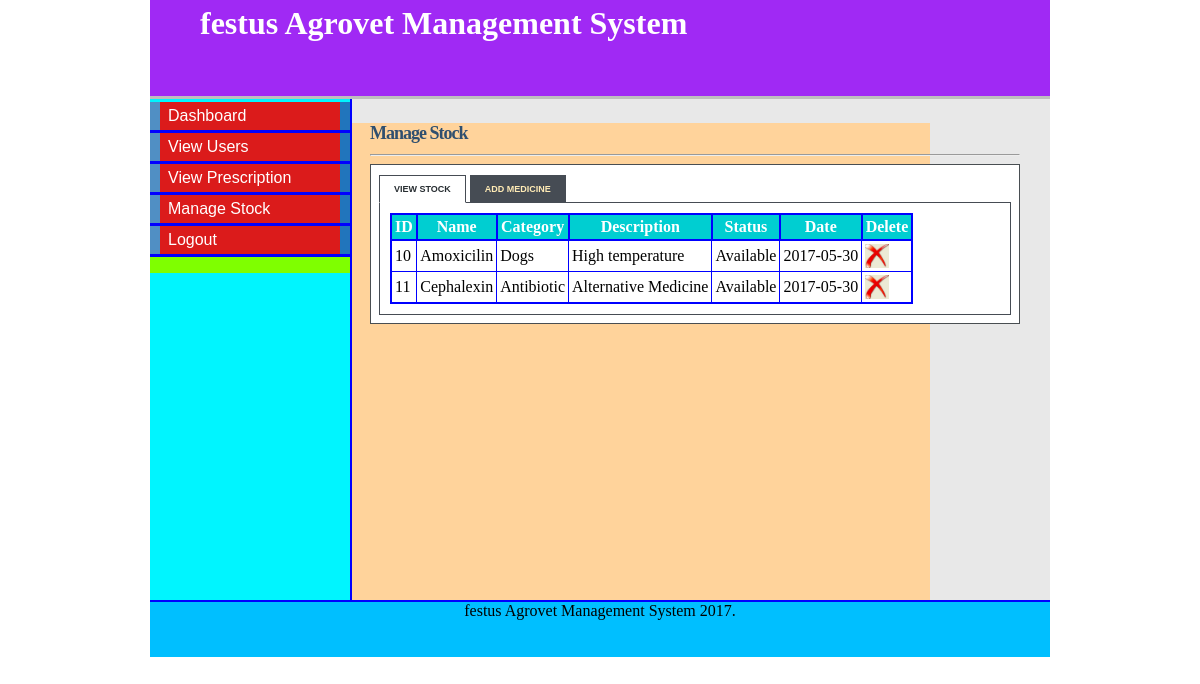
/stock.php (signed in), run on the app's committed database.
### tables this page shows
CREATE TABLE IF NOT EXISTS `stock` (
  `stock_id` tinyint(5) NOT NULL AUTO_INCREMENT,
  `drug_name` varchar(20) NOT NULL,
  `category` varchar(20) NOT NULL,
  `description` varchar(50) NOT NULL,
  `company` varchar(20) NOT NULL,
  `supplier` varchar(20) NOT NULL,
  `quantity` int(11) NOT NULL,
  `cost` int(11) NOT NULL,
  `status` enum('Available','Inavailable') NOT NULL,
  `date_supplied` date NOT NULL,
  PRIMARY KEY (`stock_id`)
);

### stock.php (the view, shortened to what this page needs)
<html>
<head>
<link rel="stylesheet" type="text/css" href="style/mystyle.css">
<link rel="stylesheet" href="style/style.css" type="text/css" media="screen" />
<link rel="stylesheet" href="style/table.css" type="text/css" media="screen" />
</head>
<body>
<div id="content">
<div id="header">
<h1><a href="#"></a> festus Agrovet Management System</h1></div>
<div id="left_column">
<div id="button">
<ul>
			<li><a href="manager.php">Dashboard</a></li>
			<li><a href="view.php">View Users</a></li>
			<li><a href="view_prescription.php">View Prescription</a></li>
			<li><a href="stock.php">Manage Stock</a></li>
			<li><a href="logout.php">Logout</a></li>
		</ul>
</div>
		</div>
<div id="main">
<div id="tabbed_box" class="tabbed_box">
    <h4>Manage Stock</h4>
<hr/>
    <div class="tabbed_area">
        <ul class="tabs">
            <li><a href="javascript:tabSwitch('tab_1', 'content_1');" id="tab_1" class="active">View Stock</a></li>
            <li><a href="javascript:tabSwitch('tab_2', 'content_2');" id="tab_2">Add Medicine</a></li>
        </ul>
        <div id="content_1" class="content">
		<?php
        $result = mysql_query("SELECT * FROM stock")
                or die(mysql_error());
        echo "<table border='1' cellpadding='3'>";
         echo "<tr><th>ID</th><th>Name</th><th>Category</th><th>Description</th><th>Status </th><th>Date </th><th>Delete</th></tr>";
        while($row = mysql_fetch_array( $result )) {
                echo "<tr>";
                 echo '<td>' . $row['stock_id'] . '</td>';
                echo '<td>' . $row['drug_name'] . '</td>';
				echo '<td>' . $row['category'] . '</td>';
				echo '<td>' . $row['description'] . '</td>';
				echo '<td>' . $row['status'] . '</td>';
				echo '<td>' . $row['date_supplied'] . '</td>';?>
				<td><a href="delete_stock.php?stock_id=<?php echo $row['stock_id']?>"><img src="images/delete-icon.jpg" width="24" height="24" border="0" /></a></td>
				<?php
		 }
        echo "</table>";
?>
        </div>
    </div>
</div>
</div>
<div id="footer" align="Center"> festus Agrovet Management System 2017. </div>
</div>
</body>
</html>

### style/mystyle.css (style rules this page uses)
body { margin-top: 0px; padding-top: 0px; }
#content { margin-left: auto; margin-right: auto; background: #E8E8E8; width: 900px; height: 600px; }
#header { width: 900px; height: 96px; background:#a029f4; border-bottom: solid 3px #bebebe; }
#header h1 { margin: 0px; padding-top: 5px; margin-left: 50px; color: #fff; }
#left_column { clear: all; float: left; width: 200px; height: 501px; background: #00f5ff; border-right:solid 2px blue; }
#main { clear: all; width: 780px; height: 470px; background: #ffd39b; }
#button { width: 12.5em; padding: 0 0 1em 0; margin-top: 0.2em; margin-bottom: 1em; font-family: 'Trebuchet MS', 'Lucida Grande', Verdana, Arial, Sans-serif; background: #7fff00; color: #333; }
#button ul { list-style: none; margin: 0; padding: 0; border: none; }
#button li { border-bottom: 3px solid blue; margin: 0; list-style: none; list-style-image: none; }
#button li a { display: block; padding: 5px 5px 5px 0.5em; border-left: 10px solid #508fc4; border-right: 10px solid #2175bc; background-color: #DB1B1B; color: #fff; text-decoration: none; width: 100%; }
html>body #button li a { width: auto; }
#footer { width: 900px; height: 55px; background: #00bfff; clear: all; border-top: solid 2px blue; }

### style/style.css (style rules this page uses)
#tabbed_box { margin: 0px auto 0px 220px; width: 650px; }
.tabbed_box h4 { font-size: 18px; color:#2F4F6F; letter-spacing:-1px; margin-bottom:10px; }
.tabbed_area { border: 1px solid #494e52; background-color: #fff; padding: 8px; }
ul.tabs { margin: 0px; padding: 0px; margin-top: 5px; margin-bottom: 6px; }
ul.tabs li { list-style: none; display: inline; }
ul.tabs li a { background-color: #464c54; color: #ffebb5; padding: 8px 14px 8px 14px; text-decoration: none; font-size: 9px; font-family: Verdana, Arial, Helvetica, sans-serif; font-weight: bold; text-transform: uppercase; border: 1px solid #464c54; }
ul.tabs li a.active { background-color: #ffffff; color: #282e32; border: 1px solid #464c54; border-bottom: 1px solid #ffffff; }
.content { background-color: #ffffff; padding: 10px; border: 1px solid #464c54; }

### style/table.css (style rules this page uses)
table { border-collapse:collapse; }
table,th { border: 2px solid blue; }
th { background-color: #00CED1; color:white; }

### stock.php (style rules this page uses)
#main { height: 477px; }

### data on the page
stock: stock_id "10", drug_name "Amoxicilin", category "Dogs", description "High temperature", status "Available", date_supplied "2017-05-30"
stock: stock_id "11", drug_name "Cephalexin", category "Antibiotic", description "Alternative Medicine", status "Available", date_supplied "2017-05-30"
